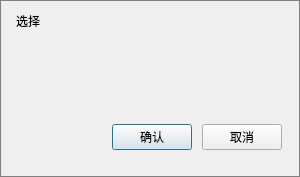
<?xml version="1.0" encoding="UTF-8"?>
<ui version="4.0">
 <class>Message_Question</class>
 <widget class="QDialog" name="Message_Question">
  <property name="geometry">
   <rect>
    <x>0</x>
    <y>0</y>
    <width>300</width>
    <height>177</height>
   </rect>
  </property>
  <property name="windowTitle">
   <string>Dialog</string>
  </property>
  <property name="styleSheet">
   <string notr="true">QDialog#Message_Question{
border: 1px groove gray;
}</string>
  </property>
  <layout class="QVBoxLayout" name="verticalLayout">
   <property name="spacing">
    <number>0</number>
   </property>
   <property name="leftMargin">
    <number>1</number>
   </property>
   <property name="topMargin">
    <number>1</number>
   </property>
   <property name="rightMargin">
    <number>1</number>
   </property>
   <property name="bottomMargin">
    <number>1</number>
   </property>
   <item>
    <widget class="QWidget" name="widgetTitle" native="true">
     <property name="sizePolicy">
      <sizepolicy hsizetype="Preferred" vsizetype="Fixed">
       <horstretch>0</horstretch>
       <verstretch>0</verstretch>
      </sizepolicy>
     </property>
     <property name="minimumSize">
      <size>
       <width>0</width>
       <height>40</height>
      </size>
     </property>
     <property name="styleSheet">
      <string notr="true"/>
     </property>
     <layout class="QHBoxLayout" name="horizontalLayout_2">
      <property name="spacing">
       <number>0</number>
      </property>
      <property name="leftMargin">
       <number>15</number>
      </property>
      <property name="topMargin">
       <number>0</number>
      </property>
      <property name="rightMargin">
       <number>0</number>
      </property>
      <property name="bottomMargin">
       <number>0</number>
      </property>
      <item>
       <widget class="QLabel" name="labTitle">
        <property name="sizePolicy">
         <sizepolicy hsizetype="Expanding" vsizetype="Preferred">
          <horstretch>0</horstretch>
          <verstretch>0</verstretch>
         </sizepolicy>
        </property>
        <property name="palette">
         <palette>
          <active/>
          <inactive/>
          <disabled/>
         </palette>
        </property>
        <property name="styleSheet">
         <string notr="true"/>
        </property>
        <property name="text">
         <string>选择</string>
        </property>
        <property name="alignment">
         <set>Qt::AlignLeading|Qt::AlignLeft|Qt::AlignVCenter</set>
        </property>
       </widget>
      </item>
      <item>
       <widget class="QWidget" name="widgetMenu" native="true">
        <property name="sizePolicy">
         <sizepolicy hsizetype="Minimum" vsizetype="Preferred">
          <horstretch>0</horstretch>
          <verstretch>0</verstretch>
         </sizepolicy>
        </property>
        <property name="styleSheet">
         <string notr="true">QToolButton,QPushButton{
border:0px solid #FF0000;
}
QToolButton:hover,QPushButton:hover,QToolButton:pressed,QPushButton:pressed{
background:#067DB8;
}</string>
        </property>
        <layout class="QHBoxLayout" name="horizontalLayout">
         <property name="spacing">
          <number>0</number>
         </property>
         <property name="leftMargin">
          <number>0</number>
         </property>
         <property name="topMargin">
          <number>0</number>
         </property>
         <property name="rightMargin">
          <number>0</number>
         </property>
         <property name="bottomMargin">
          <number>0</number>
         </property>
         <item>
          <widget class="QPushButton" name="btnMenu_Close">
           <property name="sizePolicy">
            <sizepolicy hsizetype="Fixed" vsizetype="Expanding">
             <horstretch>0</horstretch>
             <verstretch>0</verstretch>
            </sizepolicy>
           </property>
           <property name="minimumSize">
            <size>
             <width>35</width>
             <height>0</height>
            </size>
           </property>
           <property name="maximumSize">
            <size>
             <width>35</width>
             <height>16777215</height>
            </size>
           </property>
           <property name="cursor">
            <cursorShape>ArrowCursor</cursorShape>
           </property>
           <property name="focusPolicy">
            <enum>Qt::NoFocus</enum>
           </property>
           <property name="toolTip">
            <string>关闭</string>
           </property>
           <property name="text">
            <string/>
           </property>
           <property name="flat">
            <bool>true</bool>
           </property>
          </widget>
         </item>
        </layout>
       </widget>
      </item>
     </layout>
    </widget>
   </item>
   <item>
    <widget class="QWidget" name="widget" native="true">
     <layout class="QHBoxLayout" name="horizontalLayout_4" stretch="2,10">
      <property name="spacing">
       <number>10</number>
      </property>
      <property name="leftMargin">
       <number>10</number>
      </property>
      <property name="topMargin">
       <number>20</number>
      </property>
      <property name="rightMargin">
       <number>20</number>
      </property>
      <property name="bottomMargin">
       <number>20</number>
      </property>
      <item>
       <widget class="QLabel" name="label_ico">
        <property name="styleSheet">
         <string notr="true"/>
        </property>
        <property name="text">
         <string/>
        </property>
       </widget>
      </item>
      <item>
       <widget class="QLabel" name="label_info">
        <property name="text">
         <string/>
        </property>
       </widget>
      </item>
     </layout>
    </widget>
   </item>
   <item>
    <widget class="QWidget" name="widgetButton" native="true">
     <layout class="QHBoxLayout" name="horizontalLayout_3" stretch="15,5,5,1">
      <property name="spacing">
       <number>10</number>
      </property>
      <property name="leftMargin">
       <number>10</number>
      </property>
      <property name="topMargin">
       <number>10</number>
      </property>
      <property name="rightMargin">
       <number>10</number>
      </property>
      <property name="bottomMargin">
       <number>20</number>
      </property>
      <item>
       <spacer name="horizontalSpacer">
        <property name="orientation">
         <enum>Qt::Horizontal</enum>
        </property>
        <property name="sizeHint" stdset="0">
         <size>
          <width>40</width>
          <height>20</height>
         </size>
        </property>
       </spacer>
      </item>
      <item>
       <widget class="QPushButton" name="pushButton_confirm">
        <property name="text">
         <string>确认</string>
        </property>
       </widget>
      </item>
      <item>
       <widget class="QPushButton" name="pushButton_cancel">
        <property name="text">
         <string>取消</string>
        </property>
       </widget>
      </item>
      <item>
       <spacer name="horizontalSpacer_2">
        <property name="orientation">
         <enum>Qt::Horizontal</enum>
        </property>
        <property name="sizeHint" stdset="0">
         <size>
          <width>40</width>
          <height>20</height>
         </size>
        </property>
       </spacer>
      </item>
     </layout>
    </widget>
   </item>
  </layout>
 </widget>
 <resources/>
 <connections/>
</ui>
